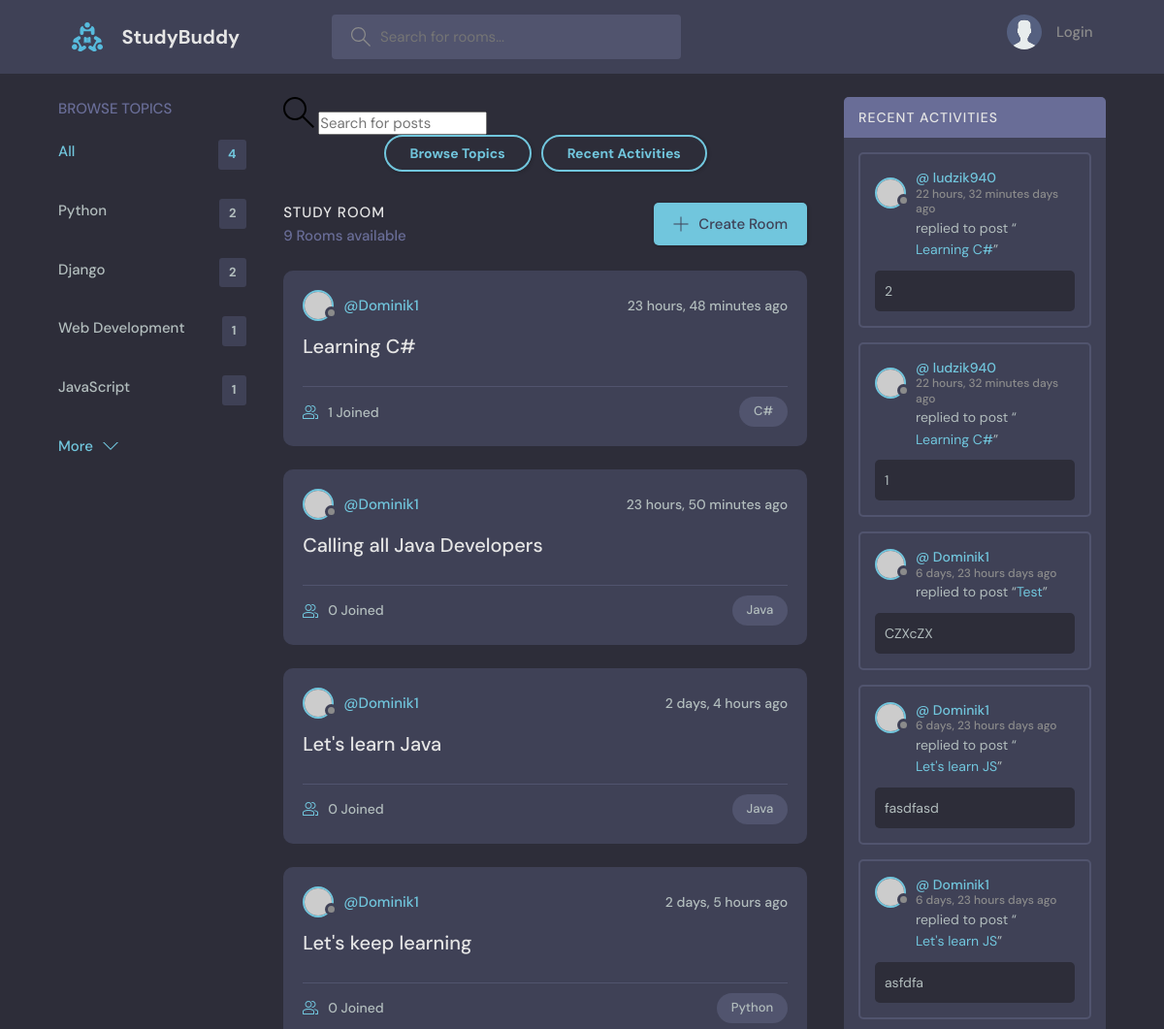
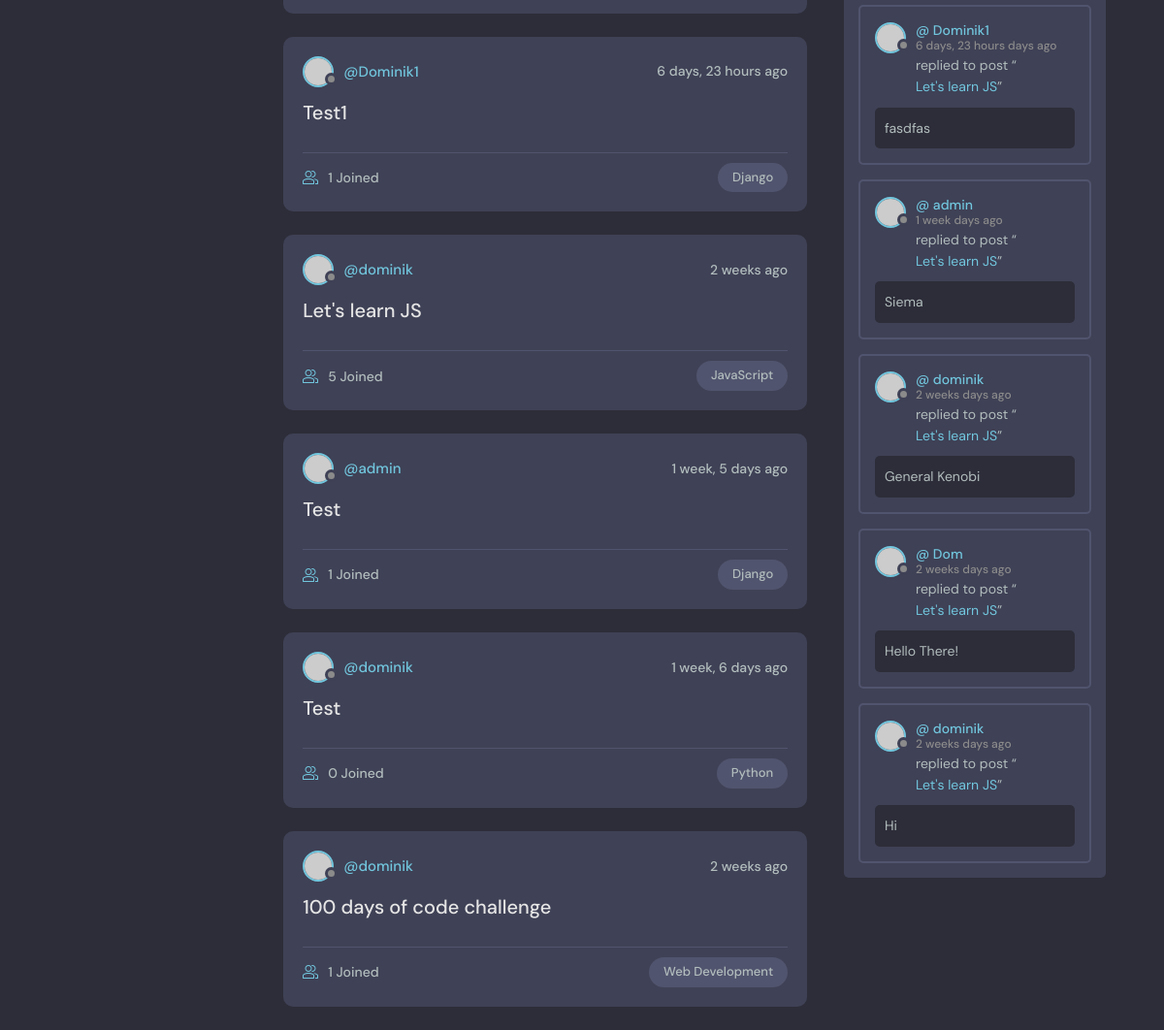
The page / on the database its author committed (2 pictures, top to bottom).
### base/models.py (models this page shows, shortened)
class Topic(models.Model):
    name = models.CharField(max_length=200)

class Room(models.Model):
    host = models.ForeignKey(User, on_delete=models.SET_NULL, null=True)
    topic = models.ForeignKey(Topic, on_delete=models.SET_NULL, null=True)
    name = models.CharField(max_length=200)
    description = models.TextField(null=True, blank=True) # nie moze być puste
    participants = models.ManyToManyField(
        User,
        related_name='participants',
        blank=True
        ) #many to many fields in database pozwala łączyć wiele pól z innymi polami w bazie danych
    updated = models.DateTimeField(auto_now=True) # zapisuje godzine w kotrej zostało zaktualizowane
    created = models.DateTimeField(auto_now_add=True) # zapisuje tylko timestamp kiedy bylo utworzone
    class Meta:
        ordering = ['-updated', '-created'] #ustawia nam kolejnosc postow wzgledem update i created
    def __str__(self):
        return self.name

class Message(models.Model):
    user = models.ForeignKey(User, on_delete=models.CASCADE)
    room = models.ForeignKey(Room, on_delete=models.CASCADE) #łączenie w bazie danych pomeidzy modelami/ jeżeli 'rodzic' zostanie usuniety wszystko inne w pokoju zostanie usuniete
    body = models.TextField()
    updated = models.DateTimeField(auto_now=True)
    created = models.DateTimeField(auto_now_add=True)
    class Meta:
        ordering = ['-updated', '-created']

### base/views.py (the view)
# urls.py: path('', views.home , name='home'),
def home(request):
    q = request.GET.get('q') if request.GET.get('q') != None else ''
    rooms = Room.objects.filter(
        Q(topic__name__icontains=q) |
        Q(name__icontains = q) |
        Q(description__icontains = q)
        )  #i jest po to zeby nie zwracał uwagi na duze/male litery, poprzez Q mozemy wyszukwiac rozne wartosci i nie musi ich matchowac ze wszystkimi w nawiasach
    topics = Topic.objects.all()[0:4]
    room_count = rooms.count() #oblicza ile jest pokoi
    room_messages = Message.objects.filter(Q(room__topic__name__icontains=q))
    context =  {'rooms': rooms, 'topics': topics, 'room_count': room_count, 'room_messages': room_messages}
    return render(request, 'base/home.html', context)

### base/templates/base/home.html (shortened to what this page needs)
{% extends 'base.html' %}
{% block content %}
    <main class="layout layout--3">
      <div class="container">
        {% include 'base/topics_component.html' %}
        <div class="roomList">
          <div class="mobile-menu">
            <form class="{% url 'home' %}" method='GET'>
              <label>
                <input name="q" placeholder="Search for posts" />
              </label>
            </form>
            <div class="mobile-menuItems">
              <a class="btn btn--main btn--pill" href="{% url 'topics' %}">Browse Topics</a>
              <a class="btn btn--main btn--pill" href="{% url 'activity' %}">Recent Activities</a>
            </div>
          </div>
          <div class="roomList__header">
            <div>
              <h2>Study Room</h2>
              <p>{{rooms.count}} Rooms available</p>
            </div>
            <a class="btn btn--main" href="{% url 'create-room' %}">
              <svg version="1.1" xmlns="http://www.w3.org/2000/svg" width="32" height="32" viewBox="0 0 32 32">
                <title>add</title>
                <path
                  d="M16.943 0.943h-1.885v14.115h-14.115v1.885h14.115v14.115h1.885v-14.115h14.115v-1.885h-14.115v-14.115z"
                ></path>
              </svg>
              Create Room
            </a>
          </div>
          {% include 'base/feed_component.html' %}
        </div>
        {% include 'base/activity_component.html' %}
      </div>
    </main>
{% endblock %}

### base/templates/base/topics_component.html
<div class="topics">
    <div class="topics__header">
      <h2>Browse Topics</h2>
    </div>
    <ul class="topics__list">
      <li>
        <a href="{% url 'home' %}" class="active">All <span>{{topics.count}}</span></a>
      </li>
      {%for topic in topics %}
        <li>
            <a href="{% url 'home' %}?q={{topic.name}}">
                {{topic.name}}
                <span>{{topic.room_set.all.count}}</span>
            </a>
        </li>
    {% endfor %}
    </ul>
    <a class="btn btn--link" href="{% url 'topics' %}">
      More
      <svg version="1.1" xmlns="http://www.w3.org/2000/svg" width="32" height="32" viewBox="0 0 32 32">
        <title>chevron-down</title>
        <path d="M16 21l-13-13h-3l16 16 16-16h-3l-13 13z"></path>
      </svg>
    </a>
  </div>

### base/templates/base/feed_component.html (shortened to what this page needs)
{% for room in rooms %}
<div class="roomListRoom">
    <div class="roomListRoom__header">
      <a href="{% url 'user-profile' room.host.id %}" class="roomListRoom__author">
        <div class="avatar avatar--small">
          <img src="https://randomuser.me/api/portraits/women/11.jpg" />
        </div>
        <span>
             @{{room.host.username}}
        </span>
      </a>
      <div class="roomListRoom__actions">
        <span>{{room.created| timesince}} ago</span>
      </div>
    </div>
    <div class="roomListRoom__content">
      <a href="{% url 'room' room.id %}">{{room.name}}</a>
    </div>
    <div class="roomListRoom__meta">
      <a href="{% url 'room' room.id %}" class="roomListRoom__joined">
        {{room.participants.all.count}} Joined
      </a>
      <p class="roomListRoom__topic">{{room.topic.name}}</p>
    </div>
  </div>
  {% endfor %}

### base/templates/base/activity_component.html (shortened to what this page needs)
<div class="activities">
    <div class="activities__header">
      <h2>Recent Activities</h2>
    </div>
    {% for message in room_messages %}
    <div class="activities__box">
      <div class="activities__boxHeader roomListRoom__header">
        <a href="{% url 'user-profile' message.user.id %}" class="roomListRoom__author">
          <div class="avatar avatar--small">
            <img src="https://randomuser.me/api/portraits/women/11.jpg" />
          </div>
          <p>
            @ {{message.user}}
            <span>{{message.created | timesince}} days ago</span>
          </p>
        </a>
      </div>
      <div class="activities__boxContent">
        <p>replied to post “<a href="{% url 'room' message.room.id %}">{{message.room}}</a>”</p>
        <div class="activities__boxRoomContent">
         {{message.body}}
        </div>
      </div>
    </div>
    {% endfor %}
  </div>

### rows shown on the page
Topic: name "Python", room_set.all.count "2"
Topic: name "Django", room_set.all.count "2"
Topic: name "Web Development", room_set.all.count "1"
Topic: name "JavaScript", room_set.all.count "1"
Room: host.username "Dominik1", created "23 hours, 48 minutes", name "Learning C#", participants.all.count "1", topic.name "C#"
Room: host.username "Dominik1", created "23 hours, 50 minutes", name "Calling all Java Developers", participants.all.count "0", topic.name "Java"
Room: host.username "Dominik1", created "2 days, 4 hours", name "Let's learn Java", participants.all.count "0", topic.name "Java"
Room: host.username "Dominik1", created "2 days, 5 hours", name "Let's keep learning", participants.all.count "0", topic.name "Python"
Room: host.username "Dominik1", created "6 days, 23 hours", name "Test1", participants.all.count "1", topic.name "Django"
Room: host.username "dominik", created "2 weeks", name "Let's learn JS", participants.all.count "5", topic.name "JavaScript"
Room: host.username "admin", created "1 week, 5 days", name "Test", participants.all.count "1", topic.name "Django"
Room: host.username "dominik", created "1 week, 6 days", name "Test", participants.all.count "0", topic.name "Python"
Room: host.username "dominik", created "2 weeks", name "100 days of code challenge", participants.all.count "1", topic.name "Web Development"
Message: user "ludzik940", created "22 hours, 32 minutes", room "Learning C#", body "2"
Message: user "ludzik940", created "22 hours, 32 minutes", room "Learning C#", body "1"
Message: user "Dominik1", created "6 days, 23 hours", room "Test", body "CZXcZX"
Message: user "Dominik1", created "6 days, 23 hours", room "Let's learn JS", body "fasdfasd"
Message: user "Dominik1", created "6 days, 23 hours", room "Let's learn JS", body "asfdfa"
Message: user "Dominik1", created "6 days, 23 hours", room "Let's learn JS", body "fasdfas"
Message: user "admin", created "1 week", room "Let's learn JS", body "Siema"
Message: user "dominik", created "2 weeks", room "Let's learn JS", body "General Kenobi"
Message: user "Dom", created "2 weeks", room "Let's learn JS", body "Hello There!"
Message: user "dominik", created "2 weeks", room "Let's learn JS", body "Hi"

### other values the page prints
{{ topics.count }} "4"
{{ rooms.count }} "9"
